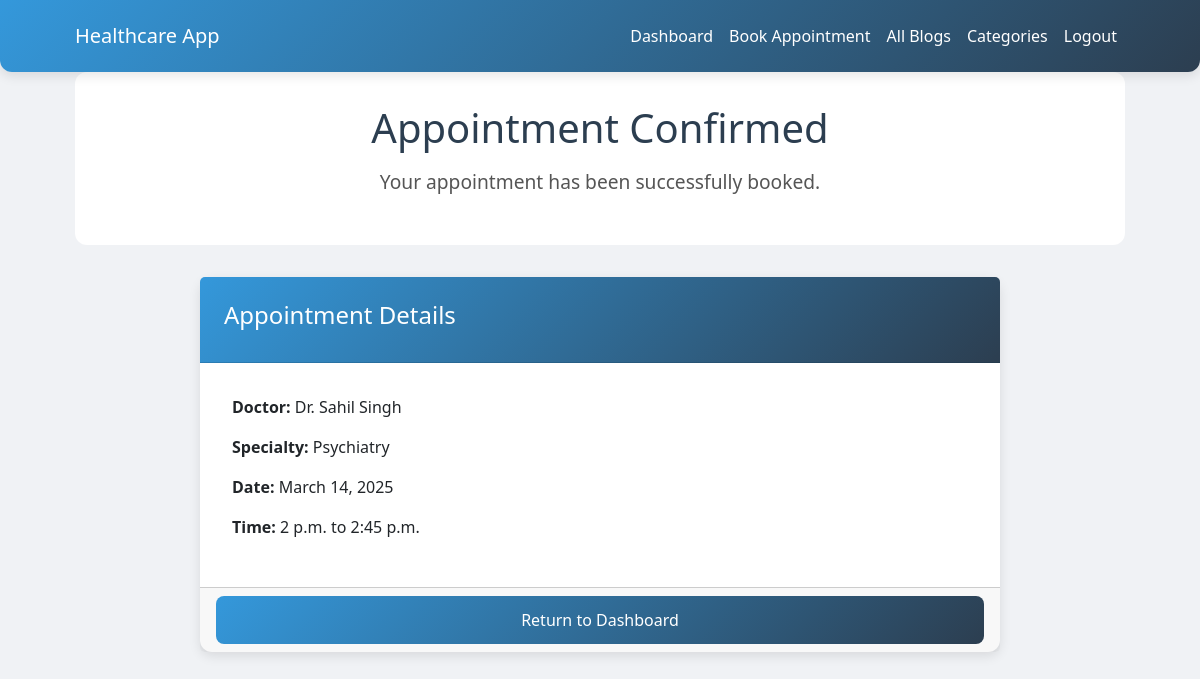
Screenshot of /appointments/confirmation/22/ (signed in) with the database file from the repository.
### appointments/models.py (models this page shows, shortened)
class Appointment(models.Model):
    patient = models.ForeignKey(CustomUser, on_delete=models.CASCADE, related_name='patient_appointments')
    doctor = models.ForeignKey(CustomUser, on_delete=models.CASCADE, related_name='doctor_appointments')
    specialty = models.CharField(max_length=100)
    appointment_date = models.DateField()
    start_time = models.TimeField()
    end_time = models.TimeField()
    google_calendar_event_id = models.CharField(max_length=255, blank=True, null=True)

### users/models.py (models this page shows, shortened)
class CustomUser(AbstractUser):
    USER_TYPE_CHOICES = (
        ('patient', 'Patient'),
        ('doctor', 'Doctor'),
    )
    user_type = models.CharField(max_length=10, choices=USER_TYPE_CHOICES)
    profile_picture = models.ImageField(upload_to='profile_pics/', null=True, blank=True)
    address_line1 = models.CharField(max_length=100)
    city = models.CharField(max_length=50)
    state = models.CharField(max_length=50)
    pincode = models.CharField(max_length=10)
    specialties = models.ManyToManyField(Specialty, blank=True)  # Many-to-many relationship

### appointments/views.py (the view)
# urls.py: path('confirmation/<int:appointment_id>/', views.appointment_confirmation, name='appointment_confirmation'),
@login_required
def appointment_confirmation(request, appointment_id):
    appointment = get_object_or_404(Appointment, id=appointment_id)
    if request.user != appointment.patient:
        return redirect('patient_dashboard')
    return render(request, 'appointments/appointment_confirmation.html', {'appointment': appointment})

### appointments/templates/appointments/appointment_confirmation.html (shortened to what this page needs)
{% extends 'users/base.html' %}
{% block content %}
    <div class="welcome-section">
        <h1>Appointment Confirmed</h1>
        <p>Your appointment has been successfully booked.</p>
    </div>
    <div class="card" style="max-width: 800px; margin: 2rem auto;">
        <div class="card-header">
            <h4>Appointment Details</h4>
        </div>
        <div class="card-body">
            <p><strong>Doctor:</strong> Dr. {{ appointment.doctor.get_full_name }}</p>
            <p><strong>Specialty:</strong> {{ appointment.specialty }}</p>
            <p><strong>Date:</strong> {{ appointment.appointment_date }}</p>
            <p><strong>Time:</strong> {{ appointment.start_time }} to {{ appointment.end_time }}</p>
        </div>
        <div class="card-footer">
            <a href="{% url 'patient_dashboard' %}" class="btn btn-primary">Return to Dashboard</a>
        </div>
    </div>
{% endblock %}

### users/templates/users/base.html (style rules this page uses)
* { margin: 0; padding: 0; box-sizing: border-box; font-family: 'Segoe UI', Tahoma, Geneva, Verdana, sans-serif; }
body { background-color: #f0f2f5; min-height: 100vh; }
html { scrollbar-width: none; -ms-overflow-style: none; }
.card { border: none; border-radius: 12px; box-shadow: 0 4px 12px rgba(0, 0, 0, 0.1); transition: transform 0.3s ease, box-shadow 0.3s ease; }
.card-header { background: linear-gradient(135deg, #3498db, #2c3e50); color: white; border-radius: 12px 12px 0 0; padding: 1.5rem; }
.card-body { padding: 2rem; }
.btn-primary { background: linear-gradient(135deg, #3498db, #2c3e50); border: none; border-radius: 8px; width: 100%; padding: 0.75rem; font-size: 1rem; font-weight: 500; transition: background 0.3s ease; justify-content: center; align-items: center; display: block; margin: 0 auto; }
.welcome-section { background: linear-gradient(135deg,rgb(255, 255, 255),rgb(255, 255, 255)); border-radius: 12px; padding: 2rem; margin-bottom: 2rem; text-align: center; }
.welcome-section h1 { color: #2c3e50; font-size: 2.5rem; margin-bottom: 1rem; }
.welcome-section p { color: #555; font-size: 1.2rem; }

### rows the page displays
Appointment: doctor.get_full_name "Sahil Singh", specialty "Psychiatry", appointment_date "March 14, 2025", start_time "2 p.m.", end_time "2:45 p.m."
